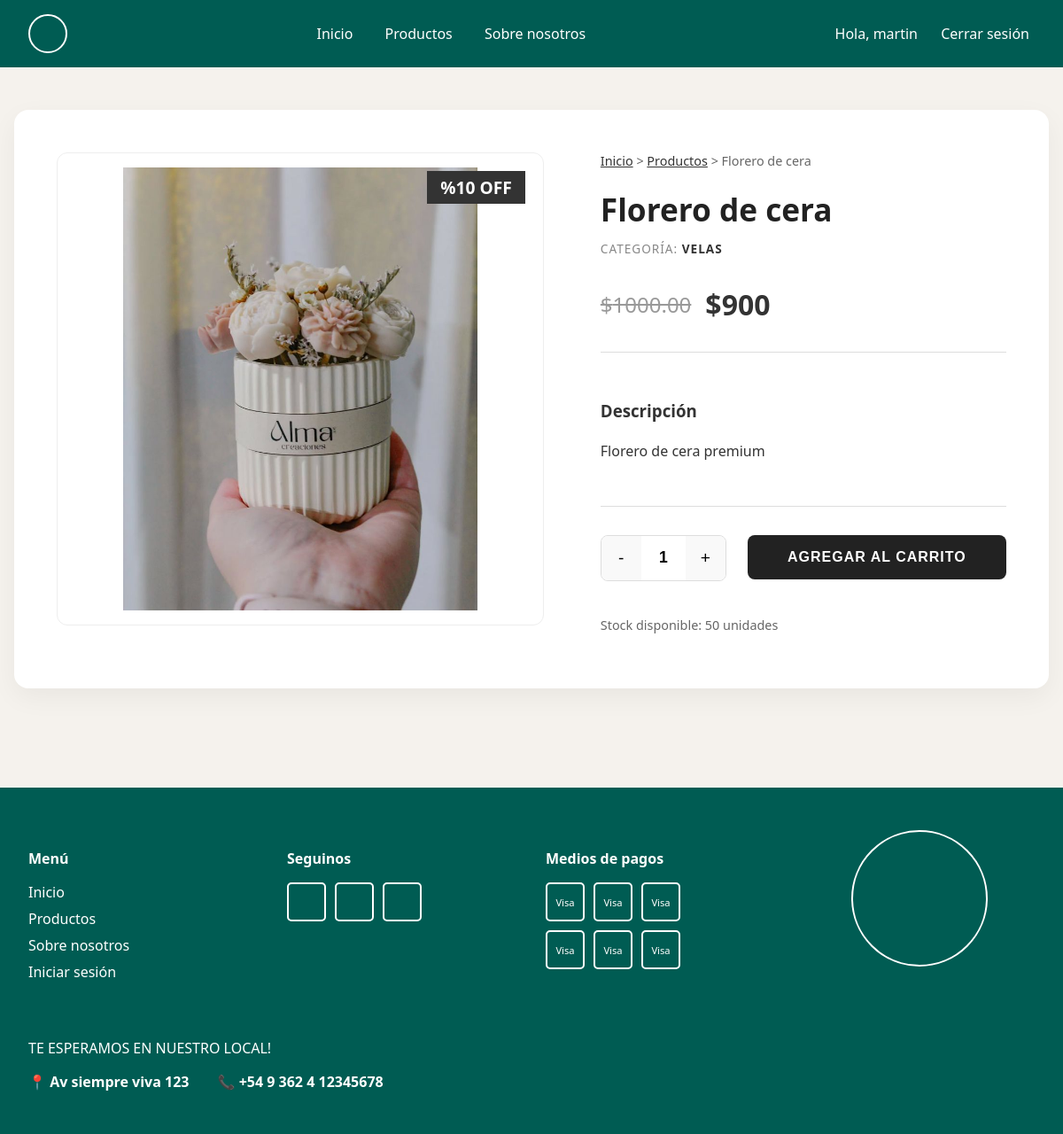
Page /products/3/ (signed in) on the committed database.
### users/models.py (models this page shows)
class User(AbstractUser):
    class Role(models.TextChoices):
        ADMIN = 'ADMIN', 'Admin'
        CUSTOMER = 'CUSTOMER', 'Customer'
    role = models.CharField(max_length=50, choices=Role.choices, default=Role.CUSTOMER)

### products/models.py (models this page shows, shortened)
class Product(models.Model):
    class CategoryEnum(models.TextChoices): # Kept for reference but using FK as requested
        pass
    name = models.CharField(max_length=255)
    price = models.DecimalField(max_digits=10, decimal_places=2)
    description = models.TextField()
    stock = models.IntegerField()
    category = models.ForeignKey(Category, on_delete=models.CASCADE, related_name='products')
    image = models.ImageField(upload_to='products/', blank=True, null=True)
    discount_percentage = models.PositiveIntegerField(default=0)
    @property
    def final_price(self):
        if self.discount_percentage > 0:
            return self.price * (1 - Decimal(self.discount_percentage) / 100)
        return self.price

class Category(models.Model):
    name = models.CharField(max_length=255)
    description = models.TextField(blank=True, null=True)

### products/views.py (the view)
# urls.py: path('<int:pk>/', views.product_detail, name='product_detail'),
def product_detail(request, pk):
    product = get_object_or_404(Product, pk=pk)
    return render(request, 'products/product_detail.html', {'product': product})

### templates/products/product_detail.html (shortened to what this page needs)
{% extends 'base.html' %}
{% block content %}
<div class="product-detail-container">
    <div class="product-detail-grid">
        <div class="detail-image-section">
            <div class="main-image-container">
                {% if product.image %}
                <img src="{{ product.image.url }}" alt="{{ product.name }}" class="detail-image">
                {% else %}
                <div class="detail-image-placeholder"></div>
                {% endif %}
                {% if product.discount_percentage > 0 %}
                <span class="detail-discount-badge">%{{ product.discount_percentage }} OFF</span>
                {% endif %}
            </div>
        </div>
        <div class="detail-info-section">
            <nav class="breadcrumb">
                <a href="{% url 'home' %}">Inicio</a> &gt;
                <a href="{% url 'product_list' %}">Productos</a> &gt;
                <span class="current">{{ product.name }}</span>
            </nav>
            <h1 class="detail-title">{{ product.name }}</h1>
            <p class="detail-category">Categoría: <a
                    href="{% url 'product_list' %}?category={{ product.category.id }}">{{ product.category.name }}</a>
            </p>
            <div class="detail-price-container">
                {% if product.discount_percentage > 0 %}
                <span class="detail-old-price">${{ product.price }}</span>
                <span class="detail-current-price">${{ product.final_price|floatformat:0 }}</span>
                {% else %}
                <span class="detail-current-price">${{ product.price }}</span>
                {% endif %}
            </div>
            <div class="detail-description">
                <h3>Descripción</h3>
                <p>{{ product.description|linebreaks }}</p>
            </div>
            <div class="detail-actions">
                <div class="quantity-selector">
                    <button class="qty-btn minus">-</button>
                    <input type="number" value="1" min="1" max="{{ product.stock }}" class="qty-input">
                    <button class="qty-btn plus">+</button>
                </div>
                <button class="btn-primary detail-add-cart">AGREGAR AL CARRITO</button>
            </div>
            <div class="detail-meta">
                <p>Stock disponible: {{ product.stock }} unidades</p>
            </div>
        </div>
    </div>
</div>
{% endblock %}

### templates/base.html (shortened to what this page needs)
<!DOCTYPE html>
<html lang="es">
<head>
    {% load static %}
    <link rel="stylesheet" href="{% static 'css/styles.css' %}?v=1.2">
</head>
<body>
    <header class="navbar">
        <div class="logo">
            <div class="circle-logo"></div>
        </div>
        <nav class="nav-links">
            <a href="{% url 'home' %}">Inicio</a>
            <a href="{% url 'product_list' %}">Productos</a>
            <a href="{% url 'about' %}">Sobre nosotros</a>
        </nav>
        <div class="auth-links">
            {% if user.is_authenticated %}
            <span class="user-auth">Hola, {{ user.username }}</span>
            <form action="{% url 'logout' %}" method="post" style="display:inline;">
                <button type="submit"
                    style="background:none; border:none; color:var(--white); cursor:pointer; font-weight:500; font-family:inherit; font-size:inherit hover:var(--primary-color);">Cerrar
                    sesión</button>
            </form>
            {% else %}
            <a href="{% url 'login' %}">Iniciar sesión</a>
            <a href="{% url 'register' %}">Registrarme</a>
            {% endif %}
        </div>
    </header>
    <main>
        {% block content %}
        {% endblock %}
    </main>
    <footer class="main-footer">
        <div class="footer-content">
            <div class="footer-column">
                <h4>Menú</h4>
                <ul>
                    <li><a href="{% url 'home' %}">Inicio</a></li>
                    <li><a href="{% url 'product_list' %}">Productos</a></li>
                    <li><a href="{% url 'about' %}">Sobre nosotros</a></li>
                    <li><a href="{% url 'login' %}">Iniciar sesión</a></li>
                </ul>
            </div>
            <div class="footer-column">
                <h4>Seguinos</h4>
                <div class="social-icons">
                    <div class="icon-box"></div>
                    <div class="icon-box"></div>
                    <div class="icon-box"></div>
                </div>
            </div>
            <div class="footer-column">
                <h4>Medios de pagos</h4>
                <div class="payment-icons">
                    <div class="icon-box">Visa</div>
                    <div class="icon-box">Visa</div>
                    <div class="icon-box">Visa</div>
                </div>
                <div class="payment-icons">
                    <div class="icon-box">Visa</div>
                    <div class="icon-box">Visa</div>
                    <div class="icon-box">Visa</div>
                </div>
            </div>
            <div class="footer-column map-column">
                <div class="map-placeholder"></div>
            </div>
        </div>
        <div class="footer-contact">
            <p>TE ESPERAMOS EN NUESTRO LOCAL!</p>
            <div class="contact-details">
                <span>📍 Av siempre viva 123</span>
                <span>📞 +54 9 362 4 12345678</span>
            </div>
        </div>
    </footer>
</body>
</html>

### static/css/styles.css (style rules this page uses)
:root { --bg-color: #F5F2ED; --text-color: #333333; --primary-color: #B2AC88; --accent-color: #D4AF37; --dark-green: #005C53; --white: #ffffff; }
body { font-family: 'Segoe UI', Tahoma, Geneva, Verdana, sans-serif; margin: 0; padding: 0; box-sizing: border-box; display: flex; flex-direction: column; min-height: 100vh; background-color: var(--bg-color); color: var(--text-color); }
main { flex: 1; }
a { text-decoration: none; color: #333; }
.navbar { display: flex; justify-content: space-between; align-items: center; padding: 1rem 2rem; background-color: var(--dark-green); border-bottom: none; }
.circle-logo { width: 40px; height: 40px; border: 2px solid var(--white); border-radius: 50%; }
.nav-links a, .auth-links a { margin: 0 1rem; font-weight: 500; color: var(--white); }
.auth-links button { color: var(--white); }
.btn-primary { padding: 10px 20px; border: 2px solid #333; background: transparent; font-weight: bold; text-transform: uppercase; transition: all 0.3s; cursor: pointer; }
.user-auth { color: var(--white); margin-right: 1rem; }
.main-footer { background-color: var(--dark-green); color: var(--white); border-top: none; padding: 3rem 2rem; margin-top: 4rem; }
.footer-content { display: grid; grid-template-columns: repeat(4, 1fr); gap: 2rem; max-width: 1200px; margin: 0 auto; }
.footer-column h4 { margin-bottom: 1rem; color: var(--white); }
.footer-column ul { list-style: none; padding: 0; }
.footer-column ul li { margin-bottom: 0.5rem; }
.footer-column a { color: var(--white); }
.social-icons, .payment-icons { display: flex; gap: 10px; margin-bottom: 10px; }
.icon-box { width: 40px; height: 40px; border: 2px solid var(--white); border-radius: 5px; display: flex; align-items: center; justify-content: center; font-size: 0.7rem; color: var(--white); }
.map-placeholder { width: 150px; height: 150px; border: 2px solid var(--white); border-radius: 50%; margin: 0 auto; }
.footer-contact { margin-top: 3rem; text-align: left; max-width: 1200px; margin-right: auto; color: var(--white); }
.contact-details { display: flex; gap: 2rem; font-weight: bold; color: var(--white); }
.product-detail-container { max-width: 1200px; margin: 3rem auto; padding: 0 1rem; }
.product-detail-grid { display: grid; grid-template-columns: 1.2fr 1fr; gap: 4rem; background-color: #fff; border-radius: 16px; box-shadow: 0 10px 30px rgba(0, 0, 0, 0.05); padding: 3rem; align-items: start; }
.main-image-container { background-color: #fff; border: 1px solid #eee; border-radius: 12px; height: 500px; display: flex; align-items: center; justify-content: center; position: relative; overflow: hidden; padding: 1rem; }
.detail-image { width: 100%; height: 100%; object-fit: contain; max-height: 100%; transition: transform 0.3s ease; }
.detail-discount-badge { position: absolute; top: 20px; right: 20px; background-color: #333; color: white; padding: 5px 15px; font-weight: bold; font-size: 1.2rem; }
.breadcrumb { margin-bottom: 1.5rem; font-size: 0.9rem; color: #666; }
.breadcrumb a { color: #333; text-decoration: underline; }
.detail-title { font-size: 2.2rem; margin-bottom: 0.5rem; color: #222; line-height: 1.2; }
.detail-category { color: #888; margin-bottom: 2rem; text-transform: uppercase; font-size: 0.85rem; letter-spacing: 1px; }
.detail-category a { font-weight: bold; }
.detail-price-container { display: flex; gap: 1rem; align-items: center; margin-bottom: 2rem; font-size: 1.5rem; }
.detail-old-price { text-decoration: line-through; color: #999; }
.detail-current-price { font-weight: bold; font-size: 2rem; }
.detail-description { border-top: 1px solid #ddd; border-bottom: 1px solid #ddd; padding: 2rem 0; margin-bottom: 2rem; line-height: 1.6; }
.quantity-selector { display: flex; border: 1px solid #ddd; border-radius: 8px; height: 50px; width: 140px; overflow: hidden; }
.qty-btn { background: #f9f9f9; border: none; width: 45px; font-size: 1.2rem; cursor: pointer; transition: background 0.2s; }
.qty-input { flex-grow: 1; border: none; text-align: center; font-size: 1.1rem; font-weight: 600; appearance: textfield; -moz-appearance: textfield; }
.detail-actions { display: flex; gap: 1.5rem; margin-bottom: 2.5rem; align-items: stretch; }
.detail-add-cart { flex-grow: 1; font-size: 1rem; height: 50px; letter-spacing: 1px; background-color: #222; color: #fff; border-radius: 8px; border: none; }
.detail-meta { color: #666; font-size: 0.9rem; }

### rows in the picture
User: username "martin"
Product: image (picture), discount_percentage "10", name "Florero de cera", category.name "VELAS", price "1000.00", final_price "900", description "Florero de cera premium", stock "50"
